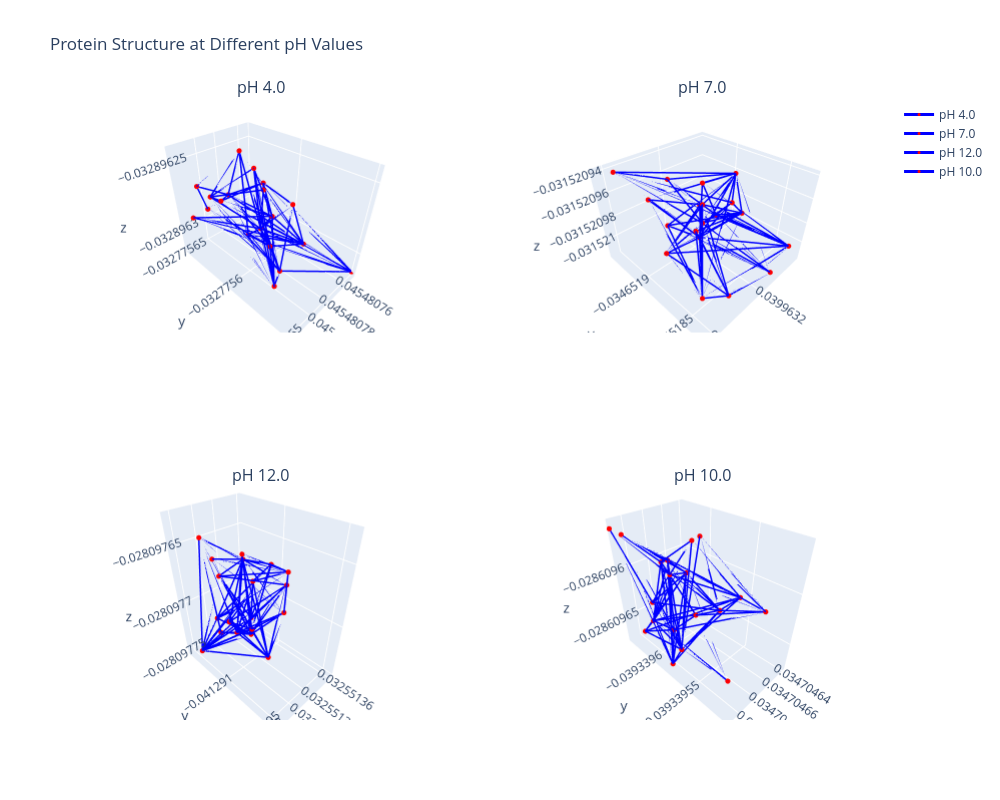

Here is the notebook cell this chart was saved with:
### Code cell
# Interactive visualization using plotly
import plotly.graph_objects as go
from plotly.subplots import make_subplots

def interactive_pH_visualization(original_coords, pH_structures):
    """Create interactive 3D visualization with plotly"""
    fig = make_subplots(
        rows=2, cols=2,
        specs=[[{'type': 'scatter3d'}, {'type': 'scatter3d'}],
               [{'type': 'scatter3d'}, {'type': 'scatter3d'}]],
        subplot_titles=[f'pH {pH:.1f}' for pH in pH_structures.keys()]
    )
    
    for idx, (pH, coords) in enumerate(pH_structures.items(), 1):
        row = (idx - 1) // 2 + 1
        col = (idx - 1) % 2 + 1
        
        fig.add_trace(
            go.Scatter3d(
                x=coords[:, 0], y=coords[:, 1], z=coords[:, 2],
                mode='lines+markers',
                line=dict(width=3, color='blue'),
                marker=dict(size=3, color='red'),
                name=f'pH {pH:.1f}'
            ),
            row=row, col=col
        )
    
    fig.update_layout(height=800, width=1000, title_text="Protein Structure at Different pH Values")
    fig.show()

# Create interactive visualization
interactive_pH_visualization(test_protein['coords'].numpy(), structures_at_different_pH)

### Figure 1 — Plotly figure (JSON) as saved in the notebook; plotly's stock layout.template omitted (floating-point values rounded to 4 significant figures; data arrays with more than 128 entries replaced by an {"elided": "..."} marker saying what was removed)
{"data": [{"line": {"color": "blue", "width": 3}, "marker": {"color": "red", "size": 3}, "mode": "lines+markers", "name": "pH 4.0", "scene": "scene", "type": "scatter3d", "x": {"elided": "951 float values"}, "y": {"elided": "951 float values"}, "z": {"elided": "951 float values"}}, {"line": {"color": "blue", "width": 3}, "marker": {"color": "red", "size": 3}, "mode": "lines+markers", "name": "pH 7.0", "scene": "scene2", "type": "scatter3d", "x": {"elided": "951 float values"}, "y": {"elided": "951 float values"}, "z": {"elided": "951 float values"}}, {"line": {"color": "blue", "width": 3}, "marker": {"color": "red", "size": 3}, "mode": "lines+markers", "name": "pH 12.0", "scene": "scene3", "type": "scatter3d", "x": {"elided": "951 float values"}, "y": {"elided": "951 float values"}, "z": {"elided": "951 float values"}}, {"line": {"color": "blue", "width": 3}, "marker": {"color": "red", "size": 3}, "mode": "lines+markers", "name": "pH 10.0", "scene": "scene4", "type": "scatter3d", "x": {"elided": "951 float values"}, "y": {"elided": "951 float values"}, "z": {"elided": "951 float values"}}], "layout": {"annotations": [{"font": {"size": 16}, "showarrow": false, "text": "pH 4.0", "x": 0.225, "xanchor": "center", "xref": "paper", "y": 1, "yanchor": "bottom", "yref": "paper"}, {"font": {"size": 16}, "showarrow": false, "text": "pH 7.0", "x": 0.775, "xanchor": "center", "xref": "paper", "y": 1, "yanchor": "bottom", "yref": "paper"}, {"font": {"size": 16}, "showarrow": false, "text": "pH 12.0", "x": 0.225, "xanchor": "center", "xref": "paper", "y": 0.375, "yanchor": "bottom", "yref": "paper"}, {"font": {"size": 16}, "showarrow": false, "text": "pH 10.0", "x": 0.775, "xanchor": "center", "xref": "paper", "y": 0.375, "yanchor": "bottom", "yref": "paper"}], "height": 800, "scene": {"domain": {"x": [0, 0.45], "y": [0.625, 1]}}, "scene2": {"domain": {"x": [0.55, 1], "y": [0.625, 1]}}, "scene3": {"domain": {"x": [0, 0.45], "y": [0, 0.375]}}, "scene4": {"domain": {"x": [0.55, 1], "y": [0, 0.375]}}, "title": {"text": "Protein Structure at Different pH Values"}, "width": 1000}}
